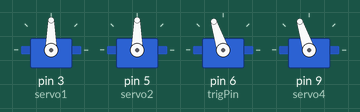
The sketch below on a simulated Arduino Uno, built with avr-gcc and run on an emulated ATmega328P. Shown: 4 × servo. Random numbers use the default seed unless the sketch sets one.

Above: at 2.85 s.
At 3.3 s:
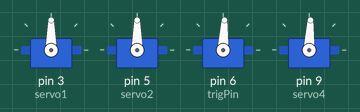
At 3.8 s:
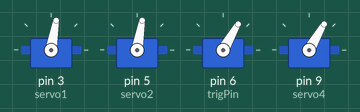
At 4.75 s:
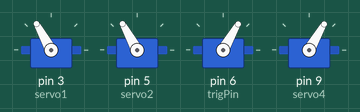
At 5.7 s:
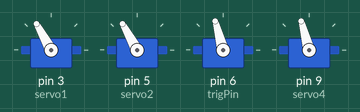
At 6.7 s:
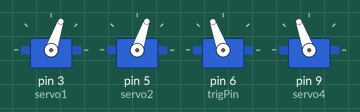
Timing chart, 0 to 11.9 s (numbered marks = the images above):
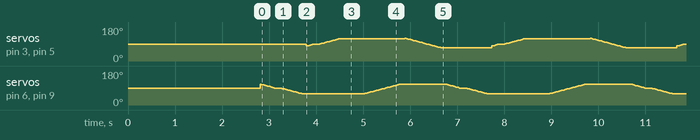

The sketch:

walking_robot.ino
```cpp
#include <Servo.h>

Servo servo1;
Servo servo2;
Servo servo3;
Servo servo4;

int trigPin = 6;      // trig pin of HC-SR04
int echoPin = 10;     // Echo pin of HC-SR04
int rightIRPin = 10;  //left IR obstacle avoidance signal pin                                        n...;
int leftIRPin = 11; //right IR obstacle avoidance signal pin


long duration, forwardDistance, leftDistance, rightDistance;

long distance;

void setup() {

  delay(random(500,2000));   // delay for random time
  Serial.begin(9600);


  pinMode(trigPin, OUTPUT);         // set trig pin as output
  pinMode(echoPin, INPUT);          //set echo pin as input to capture reflected waves

 servo1.attach(3);           //attach servoPin to servo object
 servo2.attach(5);
 servo3.attach(6);
 servo4.attach(9);

 servo1.write(90);
 servo2.write(90);
 servo3.write(90);
 servo4.write(90);
 delay(2000);

}

void loop() {
  //for foot correction
  for(int i=110;i>=90;i--){
    servo3.write(i);
 servo4.write(i);
 delay(15);
  }
  delay(100);
//for foot
  for(int i=90;i>=60;i--){
    servo3.write(i);
 servo4.write(i);
 delay(15);
  }
  delay(100);

  //correction of waist
  for(int i=80;i<=90;i++){
    servo1.write(i);
 servo2.write(i);
 delay(15);
  }
  delay(100);

//for waist
  for(int i=90;i<120;i++){
    servo1.write(i);
 servo2.write(i);
 delay(15);
  }
  delay(500);
//for foot
  for(int i=60;i<=110;i++){
    servo3.write(i);
 servo4.write(i);
 delay(15);
  }
  delay(100);
//for waist
 for(int i=120;i>70;i--){
    servo2.write(i);
 servo1.write(i);
 delay(15);
  }
  delay(100);


// lookForward();
//
//
//
//  if (forwardDistance > 30)
//  {
//
//  }
//
//
//  else
//  {
//
//    lookLeft();
//
//    lookRight();
//
//
//   // direction = random(0,10);
//
//   if(rightDistance > leftDistance) {
//     lookForward();
//      turnRight();
//   }
//    else {
//      lookForward();
//      turnLeft();
//    }
//
//  }
}

void lookLeft() {

  delay(500);
  digitalWrite(trigPin, LOW);
  delayMicroseconds(2);
  digitalWrite(trigPin, HIGH);     // send waves for 10 us
  delayMicroseconds(10);
  digitalWrite(trigPin, LOW);
  duration = pulseIn(echoPin, HIGH); // receive reflected waves
  leftDistance = duration / 58.2;   // convert to distance
  delay(500);

  delay(500);
}

void lookRight() {

delay(500);
  digitalWrite(trigPin, LOW);
  delayMicroseconds(2);
  digitalWrite(trigPin, HIGH);     // send waves for 10 us
  delayMicroseconds(10);
  digitalWrite(trigPin, LOW);
  duration = pulseIn(echoPin, HIGH); // receive reflected waves
  rightDistance = duration / 58.2;   // convert to distance
  delay(500);
  //servo.write(90);
}

void lookForward() {

  digitalWrite(trigPin, LOW);
  delayMicroseconds(2);
  digitalWrite(trigPin, HIGH);     // send waves for 10 us
  delayMicroseconds(10);
  digitalWrite(trigPin, LOW);
  duration = pulseIn(echoPin, HIGH); // receive reflected waves
  forwardDistance = duration / 58.2;   // convert to distance
  Serial.println(forwardDistance);
}

void turnRight() {

}

void turnLeft() {

}
```
